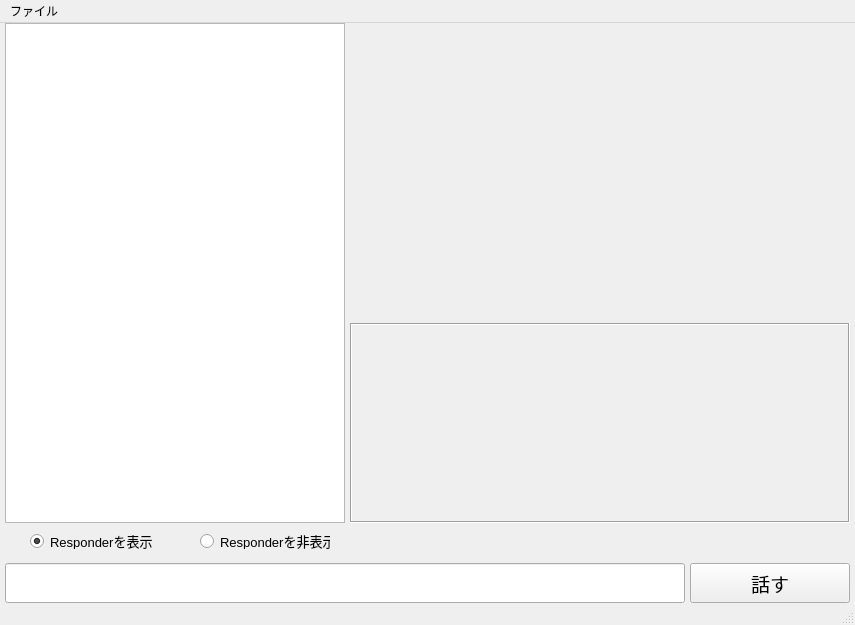
<?xml version="1.0" encoding="UTF-8"?>
<ui version="4.0">
 <class>MainWindow</class>
 <widget class="QMainWindow" name="MainWindow">
  <property name="geometry">
   <rect>
    <x>0</x>
    <y>0</y>
    <width>855</width>
    <height>625</height>
   </rect>
  </property>
  <property name="windowTitle">
   <string>MainWindow</string>
  </property>
  <widget class="QWidget" name="centralwidget">
   <widget class="QLabel" name="labelShowImg">
    <property name="geometry">
     <rect>
      <x>350</x>
      <y>0</y>
      <width>500</width>
      <height>300</height>
     </rect>
    </property>
    <property name="text">
     <string/>
    </property>
    <property name="pixmap">
     <pixmap resource="../../05_03/Pityna/qt_resource.qrc">:/re/img1.gif</pixmap>
    </property>
    <property name="alignment">
     <set>Qt::AlignLeading|Qt::AlignLeft|Qt::AlignTop</set>
    </property>
   </widget>
   <widget class="QPushButton" name="buttonTalk">
    <property name="geometry">
     <rect>
      <x>690</x>
      <y>540</y>
      <width>160</width>
      <height>40</height>
     </rect>
    </property>
    <property name="font">
     <font>
      <pointsize>14</pointsize>
     </font>
    </property>
    <property name="text">
     <string>話す</string>
    </property>
   </widget>
   <widget class="QLabel" name="labelResponce">
    <property name="geometry">
     <rect>
      <x>350</x>
      <y>300</y>
      <width>500</width>
      <height>200</height>
     </rect>
    </property>
    <property name="font">
     <font>
      <pointsize>14</pointsize>
     </font>
    </property>
    <property name="frameShape">
     <enum>QFrame::Box</enum>
    </property>
    <property name="frameShadow">
     <enum>QFrame::Sunken</enum>
    </property>
    <property name="lineWidth">
     <number>1</number>
    </property>
    <property name="midLineWidth">
     <number>0</number>
    </property>
    <property name="text">
     <string/>
    </property>
    <property name="alignment">
     <set>Qt::AlignCenter</set>
    </property>
   </widget>
   <widget class="QListWidget" name="listWidgetLog">
    <property name="geometry">
     <rect>
      <x>5</x>
      <y>0</y>
      <width>340</width>
      <height>500</height>
     </rect>
    </property>
    <property name="font">
     <font>
      <pointsize>10</pointsize>
     </font>
    </property>
    <property name="frameShape">
     <enum>QFrame::StyledPanel</enum>
    </property>
    <property name="verticalScrollBarPolicy">
     <enum>Qt::ScrollBarAsNeeded</enum>
    </property>
    <property name="horizontalScrollBarPolicy">
     <enum>Qt::ScrollBarAsNeeded</enum>
    </property>
    <property name="autoScroll">
     <bool>true</bool>
    </property>
    <property name="horizontalScrollMode">
     <enum>QAbstractItemView::ScrollPerItem</enum>
    </property>
   </widget>
   <widget class="QRadioButton" name="radioButton_1">
    <property name="geometry">
     <rect>
      <x>30</x>
      <y>510</y>
      <width>130</width>
      <height>16</height>
     </rect>
    </property>
    <property name="font">
     <font>
      <pointsize>10</pointsize>
     </font>
    </property>
    <property name="text">
     <string>Responderを表示</string>
    </property>
    <property name="checked">
     <bool>true</bool>
    </property>
   </widget>
   <widget class="QRadioButton" name="radioButton_2">
    <property name="geometry">
     <rect>
      <x>200</x>
      <y>510</y>
      <width>130</width>
      <height>16</height>
     </rect>
    </property>
    <property name="font">
     <font>
      <pointsize>10</pointsize>
     </font>
    </property>
    <property name="text">
     <string>Responderを非表示</string>
    </property>
   </widget>
   <widget class="QLineEdit" name="lineEdit">
    <property name="geometry">
     <rect>
      <x>5</x>
      <y>540</y>
      <width>680</width>
      <height>40</height>
     </rect>
    </property>
    <property name="font">
     <font>
      <pointsize>14</pointsize>
     </font>
    </property>
   </widget>
  </widget>
  <widget class="QMenuBar" name="menubar">
   <property name="geometry">
    <rect>
     <x>0</x>
     <y>0</y>
     <width>855</width>
     <height>21</height>
    </rect>
   </property>
   <widget class="QMenu" name="menu_1">
    <property name="title">
     <string>ファイル</string>
    </property>
    <addaction name="menuClose"/>
   </widget>
   <addaction name="menu_1"/>
  </widget>
  <widget class="QStatusBar" name="statusbar"/>
  <action name="menuClose">
   <property name="text">
    <string>閉じる</string>
   </property>
  </action>
 </widget>
 <resources>
  <include location="../../05_03/Pityna/qt_resource.qrc"/>
 </resources>
 <connections>
  <connection>
   <sender>menuClose</sender>
   <signal>triggered()</signal>
   <receiver>MainWindow</receiver>
   <slot>close()</slot>
   <hints>
    <hint type="sourcelabel">
     <x>-1</x>
     <y>-1</y>
    </hint>
    <hint type="destinationlabel">
     <x>427</x>
     <y>312</y>
    </hint>
   </hints>
  </connection>
  <connection>
   <sender>buttonTalk</sender>
   <signal>clicked()</signal>
   <receiver>MainWindow</receiver>
   <slot>buttonTalkSlot()</slot>
   <hints>
    <hint type="sourcelabel">
     <x>817</x>
     <y>579</y>
    </hint>
    <hint type="destinationlabel">
     <x>811</x>
     <y>524</y>
    </hint>
   </hints>
  </connection>
  <connection>
   <sender>radioButton_1</sender>
   <signal>clicked()</signal>
   <receiver>MainWindow</receiver>
   <slot>showResponderName()</slot>
   <hints>
    <hint type="sourcelabel">
     <x>127</x>
     <y>540</y>
    </hint>
    <hint type="destinationlabel">
     <x>181</x>
     <y>525</y>
    </hint>
   </hints>
  </connection>
  <connection>
   <sender>radioButton_2</sender>
   <signal>clicked()</signal>
   <receiver>MainWindow</receiver>
   <slot>hiddenResponderName()</slot>
   <hints>
    <hint type="sourcelabel">
     <x>303</x>
     <y>535</y>
    </hint>
    <hint type="destinationlabel">
     <x>379</x>
     <y>525</y>
    </hint>
   </hints>
  </connection>
 </connections>
 <slots>
  <slot>buttonTalkSlot()</slot>
  <slot>showResponderName()</slot>
  <slot>hiddenResponderName()</slot>
 </slots>
</ui>
